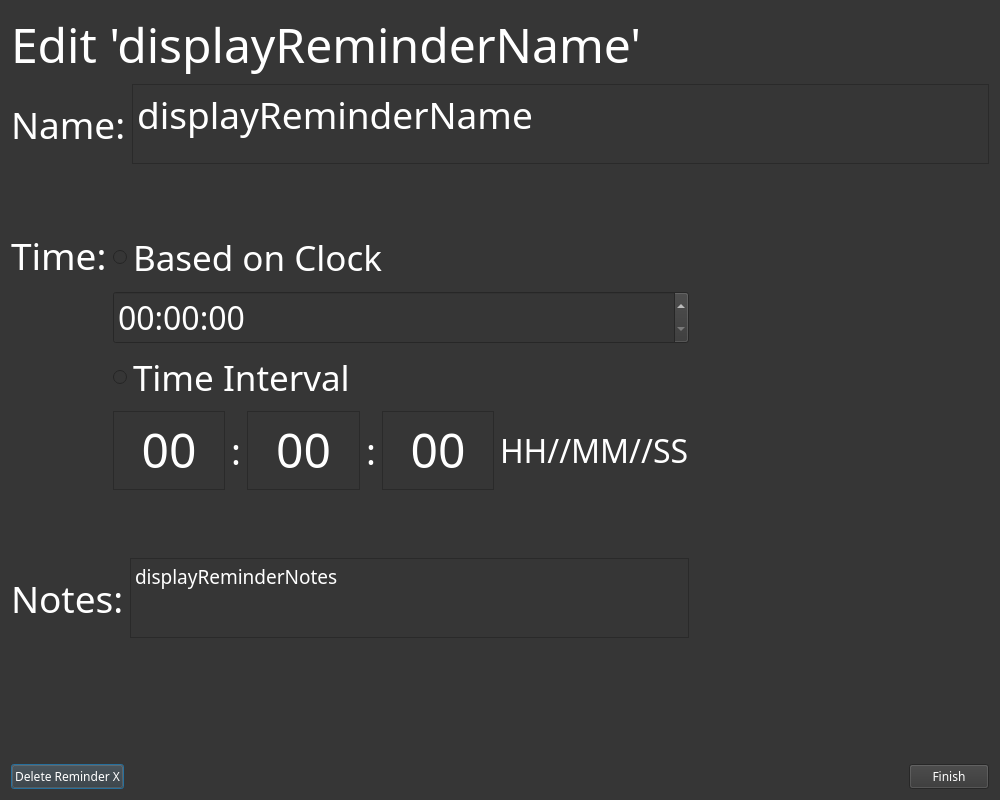
<?xml version="1.0" encoding="UTF-8"?>
<ui version="4.0">
 <class>Dialog</class>
 <widget class="QDialog" name="Dialog">
  <property name="geometry">
   <rect>
    <x>0</x>
    <y>0</y>
    <width>1000</width>
    <height>800</height>
   </rect>
  </property>
  <property name="minimumSize">
   <size>
    <width>1000</width>
    <height>800</height>
   </size>
  </property>
  <property name="windowTitle">
   <string>Dialog</string>
  </property>
  <property name="styleSheet">
   <string notr="true">background-color: rgb(54, 54, 54);</string>
  </property>
  <layout class="QGridLayout" name="gridLayout">
   <item row="0" column="0" colspan="2">
    <widget class="QLabel" name="label">
     <property name="font">
      <font>
       <family>Hans Kendrick 3</family>
       <pointsize>36</pointsize>
      </font>
     </property>
     <property name="styleSheet">
      <string notr="true">color:white;</string>
     </property>
     <property name="text">
      <string>Edit 'displayReminderName'</string>
     </property>
    </widget>
   </item>
   <item row="1" column="0" colspan="2">
    <layout class="QHBoxLayout" name="horizontalLayout_4">
     <property name="bottomMargin">
      <number>60</number>
     </property>
     <item>
      <widget class="QLabel" name="label_2">
       <property name="font">
        <font>
         <family>Hans Kendrick 3</family>
         <pointsize>28</pointsize>
        </font>
       </property>
       <property name="styleSheet">
        <string notr="true">color:white;</string>
       </property>
       <property name="text">
        <string>Name:</string>
       </property>
      </widget>
     </item>
     <item>
      <widget class="QPlainTextEdit" name="plainTextEdit">
       <property name="font">
        <font>
         <family>Hans Kendrick 3</family>
         <pointsize>28</pointsize>
        </font>
       </property>
       <property name="styleSheet">
        <string notr="true">color:white;</string>
       </property>
       <property name="plainText">
        <string>displayReminderName</string>
       </property>
      </widget>
     </item>
    </layout>
   </item>
   <item row="2" column="0">
    <layout class="QVBoxLayout" name="verticalLayout_2">
     <property name="spacing">
      <number>10</number>
     </property>
     <property name="bottomMargin">
      <number>200</number>
     </property>
     <item>
      <widget class="QLabel" name="label_3">
       <property name="font">
        <font>
         <family>Hans Kendrick 3</family>
         <pointsize>28</pointsize>
        </font>
       </property>
       <property name="styleSheet">
        <string notr="true">color:white;</string>
       </property>
       <property name="text">
        <string>Time:</string>
       </property>
      </widget>
     </item>
     <item>
      <spacer name="verticalSpacer_2">
       <property name="orientation">
        <enum>Qt::Vertical</enum>
       </property>
       <property name="sizeHint" stdset="0">
        <size>
         <width>20</width>
         <height>40</height>
        </size>
       </property>
      </spacer>
     </item>
    </layout>
   </item>
   <item row="3" column="0" colspan="2">
    <layout class="QHBoxLayout" name="horizontalLayout_2">
     <property name="rightMargin">
      <number>300</number>
     </property>
     <property name="bottomMargin">
      <number>60</number>
     </property>
     <item>
      <layout class="QVBoxLayout" name="verticalLayout"/>
     </item>
     <item>
      <widget class="QLabel" name="label_7">
       <property name="font">
        <font>
         <family>Hans Kendrick 3</family>
         <pointsize>28</pointsize>
        </font>
       </property>
       <property name="styleSheet">
        <string notr="true">color:white;</string>
       </property>
       <property name="text">
        <string>Notes:</string>
       </property>
      </widget>
     </item>
     <item>
      <widget class="QPlainTextEdit" name="plainTextEdit_5">
       <property name="font">
        <font>
         <family>Hans Kendrick 3</family>
         <pointsize>14</pointsize>
        </font>
       </property>
       <property name="styleSheet">
        <string notr="true">color:white;</string>
       </property>
       <property name="plainText">
        <string>displayReminderNotes</string>
       </property>
      </widget>
     </item>
    </layout>
   </item>
   <item row="4" column="0" colspan="2">
    <layout class="QHBoxLayout" name="horizontalLayout">
     <property name="topMargin">
      <number>60</number>
     </property>
     <item>
      <widget class="QPushButton" name="deleteReminderButton">
       <property name="font">
        <font>
         <family>Kendrick 3</family>
         <weight>50</weight>
         <italic>false</italic>
         <bold>false</bold>
        </font>
       </property>
       <property name="styleSheet">
        <string notr="true">color:white;
font:Hans Kendrick 3;
font-size:28;</string>
       </property>
       <property name="text">
        <string>Delete Reminder X</string>
       </property>
      </widget>
     </item>
     <item>
      <spacer name="horizontalSpacer">
       <property name="orientation">
        <enum>Qt::Horizontal</enum>
       </property>
       <property name="sizeHint" stdset="0">
        <size>
         <width>40</width>
         <height>20</height>
        </size>
       </property>
      </spacer>
     </item>
     <item>
      <widget class="QPushButton" name="finishEditingReminderButton">
       <property name="font">
        <font>
         <family>Kendrick 3</family>
         <weight>50</weight>
         <italic>false</italic>
         <bold>false</bold>
        </font>
       </property>
       <property name="styleSheet">
        <string notr="true">color:white;
font:Hans Kendrick 3;
font-size:28;</string>
       </property>
       <property name="text">
        <string>Finish</string>
       </property>
      </widget>
     </item>
    </layout>
   </item>
   <item row="2" column="1">
    <layout class="QVBoxLayout" name="verticalLayout_3">
     <property name="rightMargin">
      <number>300</number>
     </property>
     <property name="bottomMargin">
      <number>62</number>
     </property>
     <item>
      <widget class="QRadioButton" name="TimeChoiceBasedOnClock">
       <property name="font">
        <font>
         <family>Hans Kendrick 3</family>
         <pointsize>26</pointsize>
        </font>
       </property>
       <property name="styleSheet">
        <string notr="true">color:white;</string>
       </property>
       <property name="text">
        <string>Based on Clock</string>
       </property>
      </widget>
     </item>
     <item>
      <widget class="QTimeEdit" name="choosingWorldTimeForReminder">
       <property name="font">
        <font>
         <family>Hans Kendrick 3</family>
         <pointsize>24</pointsize>
        </font>
       </property>
       <property name="styleSheet">
        <string notr="true">color:white;</string>
       </property>
      </widget>
     </item>
     <item>
      <widget class="QRadioButton" name="TimeChoiceTimeIntervals">
       <property name="font">
        <font>
         <family>Hans Kendrick 3</family>
         <pointsize>26</pointsize>
        </font>
       </property>
       <property name="styleSheet">
        <string notr="true">color:white;</string>
       </property>
       <property name="text">
        <string>Time Interval</string>
       </property>
      </widget>
     </item>
     <item>
      <layout class="QHBoxLayout" name="horizontalLayout_3">
       <item>
        <spacer name="horizontalSpacer_2">
         <property name="orientation">
          <enum>Qt::Horizontal</enum>
         </property>
         <property name="sizeHint" stdset="0">
          <size>
           <width>40</width>
           <height>20</height>
          </size>
         </property>
        </spacer>
       </item>
       <item>
        <widget class="QTextEdit" name="textEdit_6">
         <property name="font">
          <font>
           <family>Hans Kendrick 3</family>
           <pointsize>20</pointsize>
          </font>
         </property>
         <property name="styleSheet">
          <string notr="true">color:white;</string>
         </property>
         <property name="html">
          <string>&lt;!DOCTYPE HTML PUBLIC &quot;-//W3C//DTD HTML 4.0//EN&quot; &quot;http://www.w3.org/TR/REC-html40/strict.dtd&quot;&gt;
&lt;html&gt;&lt;head&gt;&lt;meta name=&quot;qrichtext&quot; content=&quot;1&quot; /&gt;&lt;style type=&quot;text/css&quot;&gt;
p, li { white-space: pre-wrap; }
&lt;/style&gt;&lt;/head&gt;&lt;body style=&quot; font-family:'Hans Kendrick 3'; font-size:20pt; font-weight:400; font-style:normal;&quot;&gt;
&lt;p align=&quot;center&quot; style=&quot; margin-top:0px; margin-bottom:0px; margin-left:0px; margin-right:0px; -qt-block-indent:0; text-indent:0px;&quot;&gt;&lt;span style=&quot; font-size:36pt;&quot;&gt;00&lt;/span&gt;&lt;/p&gt;&lt;/body&gt;&lt;/html&gt;</string>
         </property>
        </widget>
       </item>
       <item>
        <widget class="QLabel" name="label_5">
         <property name="font">
          <font>
           <family>Hans Kendrick 3</family>
           <pointsize>28</pointsize>
          </font>
         </property>
         <property name="styleSheet">
          <string notr="true">color:white;</string>
         </property>
         <property name="text">
          <string>:</string>
         </property>
        </widget>
       </item>
       <item>
        <widget class="QTextEdit" name="textEdit_7">
         <property name="font">
          <font>
           <family>Hans Kendrick 3</family>
           <pointsize>20</pointsize>
          </font>
         </property>
         <property name="styleSheet">
          <string notr="true">color:white;</string>
         </property>
         <property name="html">
          <string>&lt;!DOCTYPE HTML PUBLIC &quot;-//W3C//DTD HTML 4.0//EN&quot; &quot;http://www.w3.org/TR/REC-html40/strict.dtd&quot;&gt;
&lt;html&gt;&lt;head&gt;&lt;meta name=&quot;qrichtext&quot; content=&quot;1&quot; /&gt;&lt;style type=&quot;text/css&quot;&gt;
p, li { white-space: pre-wrap; }
&lt;/style&gt;&lt;/head&gt;&lt;body style=&quot; font-family:'Hans Kendrick 3'; font-size:20pt; font-weight:400; font-style:normal;&quot;&gt;
&lt;p align=&quot;center&quot; style=&quot; margin-top:0px; margin-bottom:0px; margin-left:0px; margin-right:0px; -qt-block-indent:0; text-indent:0px;&quot;&gt;&lt;span style=&quot; font-size:36pt;&quot;&gt;00&lt;/span&gt;&lt;/p&gt;&lt;/body&gt;&lt;/html&gt;</string>
         </property>
        </widget>
       </item>
       <item>
        <widget class="QLabel" name="label_6">
         <property name="font">
          <font>
           <family>Hans Kendrick 3</family>
           <pointsize>28</pointsize>
          </font>
         </property>
         <property name="styleSheet">
          <string notr="true">color:white;</string>
         </property>
         <property name="text">
          <string>:</string>
         </property>
        </widget>
       </item>
       <item>
        <widget class="QTextEdit" name="textEdit_8">
         <property name="font">
          <font>
           <family>Hans Kendrick 3</family>
           <pointsize>20</pointsize>
          </font>
         </property>
         <property name="styleSheet">
          <string notr="true">color:white;</string>
         </property>
         <property name="html">
          <string>&lt;!DOCTYPE HTML PUBLIC &quot;-//W3C//DTD HTML 4.0//EN&quot; &quot;http://www.w3.org/TR/REC-html40/strict.dtd&quot;&gt;
&lt;html&gt;&lt;head&gt;&lt;meta name=&quot;qrichtext&quot; content=&quot;1&quot; /&gt;&lt;style type=&quot;text/css&quot;&gt;
p, li { white-space: pre-wrap; }
&lt;/style&gt;&lt;/head&gt;&lt;body style=&quot; font-family:'Hans Kendrick 3'; font-size:20pt; font-weight:400; font-style:normal;&quot;&gt;
&lt;p align=&quot;center&quot; style=&quot; margin-top:0px; margin-bottom:0px; margin-left:0px; margin-right:0px; -qt-block-indent:0; text-indent:0px;&quot;&gt;&lt;span style=&quot; font-size:36pt;&quot;&gt;00&lt;/span&gt;&lt;/p&gt;&lt;/body&gt;&lt;/html&gt;</string>
         </property>
        </widget>
       </item>
       <item>
        <widget class="QLabel" name="label_4">
         <property name="font">
          <font>
           <family>Hans Kendrick 3</family>
           <pointsize>24</pointsize>
          </font>
         </property>
         <property name="styleSheet">
          <string notr="true">color:white;</string>
         </property>
         <property name="text">
          <string>HH//MM//SS</string>
         </property>
        </widget>
       </item>
      </layout>
     </item>
    </layout>
   </item>
  </layout>
 </widget>
 <resources/>
 <connections/>
</ui>
